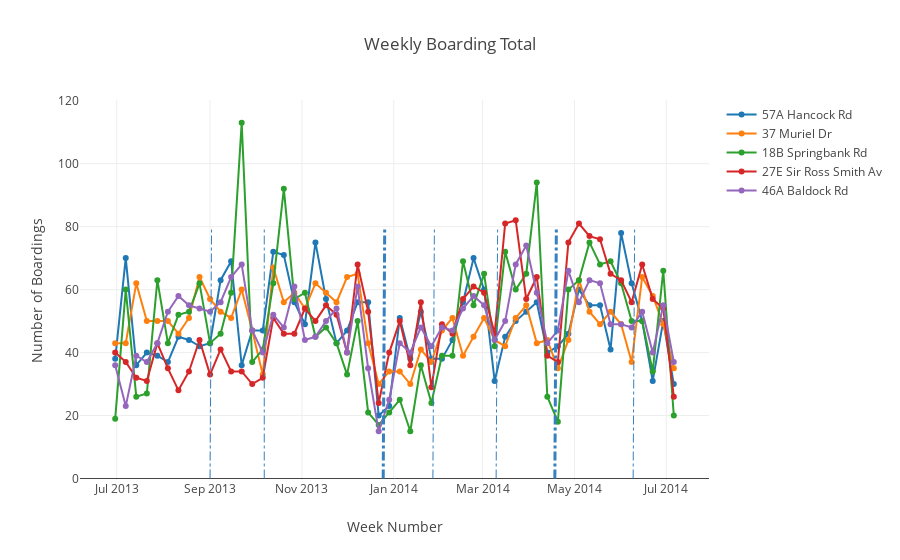

Here is the notebook cell this chart was saved with:
### Code cell
trace0 = go.Scatter(
    x = source_6['WeekBeginning'],
    y = source_6['NumberOfBoardings_sum'],mode = 'lines+markers',name = '57A Hancock Rd')
trace1 = go.Scatter(
    x = source_7['WeekBeginning'],
    y = source_7['NumberOfBoardings_sum'],mode = 'lines+markers',name = '37 Muriel Dr')
trace2 = go.Scatter(
    x = source_8['WeekBeginning'],
    y = source_8['NumberOfBoardings_sum'],mode = 'lines+markers',name = '18B Springbank Rd')
trace3 = go.Scatter(
    x = source_9['WeekBeginning'],
    y = source_9['NumberOfBoardings_sum'],mode = 'lines+markers',name = '27E Sir Ross Smith Av')
trace4 = go.Scatter(
    x = source_10['WeekBeginning'],
    y = source_10['NumberOfBoardings_sum'],mode = 'lines+markers',name = '46A Baldock Rd')

data = [trace0,trace1,trace2,trace3,trace4]
layout = dict(title = 'Weekly Boarding Total',
              xaxis = dict(title = 'Week Number'),
              yaxis = dict(title = 'Number of Boardings'),
              shapes = [{# Holidays Record: 2013-09-01
'type': 'line','x0': '2013-09-01','y0': 0,'x1': '2013-09-02','y1': 80,'line': {
        'color': 'rgb(55, 128, 191)','width': 1,'dash': 'dashdot'},},
              {# 2013-10-07
'type': 'line','x0': '2013-10-07','y0': 0,'x1': '2013-10-07','y1': 80,'line': {
        'color': 'rgb(55, 128, 191)','width': 1,'dash': 'dashdot'},},
              {# 2013-12-25
'type': 'line','x0': '2013-12-25','y0': 0,'x1': '2013-12-26','y1': 80,'line': {
        'color': 'rgb(55, 128, 191)','width': 3,'dash': 'dashdot'},},
              {# 2014-01-27
'type': 'line','x0': '2014-01-27','y0': 0,'x1': '2014-01-28','y1': 80,'line': {
        'color': 'rgb(55, 128, 191)','width': 1,'dash': 'dashdot'},},
              {# 2014-03-10
'type': 'line','x0': '2014-03-10','y0': 0,'x1': '2014-03-11','y1': 80,'line': {
        'color': 'rgb(55, 128, 191)','width': 1,'dash': 'dashdot'},},
              {# 2014-04-18
'type': 'line','x0': '2014-04-18','y0': 0,'x1': '2014-04-19','y1': 80,'line': {
        'color': 'rgb(55, 128, 191)','width': 3,'dash': 'dashdot'},},
              {# 2014-06-09
'type': 'line','x0': '2014-06-09','y0': 0,'x1': '2014-06-10','y1': 80,'line': {
        'color': 'rgb(55, 128, 191)','width': 1,'dash': 'dashdot'},},])
fig = dict(data=data, layout=layout)
iplot(fig)

### Figure 1 — Plotly figure (JSON) as saved in the notebook; plotly's stock layout.template omitted (floating-point values rounded to 4 significant figures)
{"data": [{"mode": "lines+markers", "name": "57A Hancock Rd", "type": "scatter", "uid": "66a0e032-5c26-11e9-bd91-3fa87cf33589", "x": ["2013-06-30", "2013-07-07", "2013-07-14", "2013-07-21", "2013-07-28", "2013-08-04", "2013-08-11", "2013-08-18", "2013-08-25", "2013-09-01", "2013-09-08", "2013-09-15", "2013-09-22", "2013-09-29", "2013-10-06", "2013-10-13", "2013-10-20", "2013-10-27", "2013-11-03", "2013-11-10", "2013-11-17", "2013-11-24", "2013-12-01", "2013-12-08", "2013-12-15", "2013-12-22", "2013-12-29", "2014-01-05", "2014-01-12", "2014-01-19", "2014-01-26", "2014-02-02", "2014-02-09", "2014-02-16", "2014-02-23", "2014-03-02", "2014-03-09", "2014-03-16", "2014-03-23", "2014-03-30", "2014-04-06", "2014-04-13", "2014-04-20", "2014-04-27", "2014-05-04", "2014-05-11", "2014-05-18", "2014-05-25", "2014-06-01", "2014-06-08", "2014-06-15", "2014-06-22", "2014-06-29", "2014-07-06"], "y": [38, 70, 36, 40, 39, 37, 45, 44, 42, 43, 63, 69, 36, 47, 47, 72, 71, 56, 49, 75, 57, 43, 47, 56, 56, 20, 23, 51, 38, 53, 38, 38, 44, 56, 70, 60, 31, 45, 50, 53, 56, 40, 42, 46, 60, 55, 55, 41, 78, 62, 50, 31, 50, 30]}, {"mode": "lines+markers", "name": "37 Muriel Dr", "type": "scatter", "uid": "66a0e2e4-5c26-11e9-bd91-3fa87cf33589", "x": ["2013-06-30", "2013-07-07", "2013-07-14", "2013-07-21", "2013-07-28", "2013-08-04", "2013-08-11", "2013-08-18", "2013-08-25", "2013-09-01", "2013-09-08", "2013-09-15", "2013-09-22", "2013-09-29", "2013-10-06", "2013-10-13", "2013-10-20", "2013-10-27", "2013-11-03", "2013-11-10", "2013-11-17", "2013-11-24", "2013-12-01", "2013-12-08", "2013-12-15", "2013-12-22", "2013-12-29", "2014-01-05", "2014-01-12", "2014-01-19", "2014-01-26", "2014-02-02", "2014-02-09", "2014-02-16", "2014-02-23", "2014-03-02", "2014-03-09", "2014-03-16", "2014-03-23", "2014-03-30", "2014-04-06", "2014-04-13", "2014-04-20", "2014-04-27", "2014-05-04", "2014-05-11", "2014-05-18", "2014-05-25", "2014-06-01", "2014-06-08", "2014-06-15", "2014-06-22", "2014-06-29", "2014-07-06"], "y": [43, 43, 62, 50, 50, 50, 46, 51, 64, 57, 53, 51, 60, 47, 33, 67, 56, 59, 54, 62, 59, 56, 64, 65, 43, 30, 34, 34, 30, 41, 37, 47, 51, 39, 45, 51, 44, 42, 51, 55, 43, 44, 35, 44, 63, 53, 49, 53, 49, 37, 64, 58, 49, 35]}, {"mode": "lines+markers", "name": "18B Springbank Rd", "type": "scatter", "uid": "66a0e474-5c26-11e9-bd91-3fa87cf33589", "x": ["2013-06-30", "2013-07-07", "2013-07-14", "2013-07-21", "2013-07-28", "2013-08-04", "2013-08-11", "2013-08-18", "2013-08-25", "2013-09-01", "2013-09-08", "2013-09-15", "2013-09-22", "2013-09-29", "2013-10-06", "2013-10-13", "2013-10-20", "2013-10-27", "2013-11-03", "2013-11-10", "2013-11-17", "2013-11-24", "2013-12-01", "2013-12-08", "2013-12-15", "2013-12-22", "2013-12-29", "2014-01-05", "2014-01-12", "2014-01-19", "2014-01-26", "2014-02-02", "2014-02-09", "2014-02-16", "2014-02-23", "2014-03-02", "2014-03-09", "2014-03-16", "2014-03-23", "2014-03-30", "2014-04-06", "2014-04-13", "2014-04-20", "2014-04-27", "2014-05-04", "2014-05-11", "2014-05-18", "2014-05-25", "2014-06-01", "2014-06-08", "2014-06-15", "2014-06-22", "2014-06-29", "2014-07-06"], "y": [19, 60, 26, 27, 63, 43, 52, 53, 62, 43, 46, 59, 113, 37, 41, 62, 92, 57, 59, 45, 48, 43, 33, 50, 21, 17, 21, 25, 15, 36, 24, 39, 39, 69, 55, 65, 42, 72, 60, 65, 94, 26, 18, 60, 63, 75, 68, 69, 62, 50, 50, 34, 66, 20]}, {"mode": "lines+markers", "name": "27E Sir Ross Smith Av", "type": "scatter", "uid": "66a0e5dc-5c26-11e9-bd91-3fa87cf33589", "x": ["2013-06-30", "2013-07-07", "2013-07-14", "2013-07-21", "2013-07-28", "2013-08-04", "2013-08-11", "2013-08-18", "2013-08-25", "2013-09-01", "2013-09-08", "2013-09-15", "2013-09-22", "2013-09-29", "2013-10-06", "2013-10-13", "2013-10-20", "2013-10-27", "2013-11-03", "2013-11-10", "2013-11-17", "2013-11-24", "2013-12-01", "2013-12-08", "2013-12-15", "2013-12-22", "2013-12-29", "2014-01-05", "2014-01-12", "2014-01-19", "2014-01-26", "2014-02-02", "2014-02-09", "2014-02-16", "2014-02-23", "2014-03-02", "2014-03-09", "2014-03-16", "2014-03-23", "2014-03-30", "2014-04-06", "2014-04-13", "2014-04-20", "2014-04-27", "2014-05-04", "2014-05-11", "2014-05-18", "2014-05-25", "2014-06-01", "2014-06-08", "2014-06-15", "2014-06-22", "2014-06-29", "2014-07-06"], "y": [40, 37, 32, 31, 43, 35, 28, 34, 44, 33, 41, 34, 34, 30, 32, 51, 46, 46, 54, 50, 55, 52, 40, 68, 53, 24, 40, 50, 36, 56, 29, 49, 46, 57, 61, 59, 46, 81, 82, 57, 64, 39, 37, 75, 81, 77, 76, 65, 63, 56, 68, 57, 54, 26]}, {"mode": "lines+markers", "name": "46A Baldock Rd", "type": "scatter", "uid": "66a0e730-5c26-11e9-bd91-3fa87cf33589", "x": ["2013-06-30", "2013-07-07", "2013-07-14", "2013-07-21", "2013-07-28", "2013-08-04", "2013-08-11", "2013-08-18", "2013-08-25", "2013-09-01", "2013-09-08", "2013-09-15", "2013-09-22", "2013-09-29", "2013-10-06", "2013-10-13", "2013-10-20", "2013-10-27", "2013-11-03", "2013-11-10", "2013-11-17", "2013-11-24", "2013-12-01", "2013-12-08", "2013-12-15", "2013-12-22", "2013-12-29", "2014-01-05", "2014-01-12", "2014-01-19", "2014-01-26", "2014-02-02", "2014-02-09", "2014-02-16", "2014-02-23", "2014-03-02", "2014-03-09", "2014-03-16", "2014-03-23", "2014-03-30", "2014-04-06", "2014-04-13", "2014-04-20", "2014-04-27", "2014-05-04", "2014-05-11", "2014-05-18", "2014-05-25", "2014-06-01", "2014-06-08", "2014-06-15", "2014-06-22", "2014-06-29", "2014-07-06"], "y": [36, 23, 39, 37, 43, 53, 58, 55, 54, 53, 56, 64, 68, 47, 40, 52, 48, 61, 44, 45, 50, 54, 40, 61, 35, 15, 25, 43, 40, 48, 42, 48, 47, 54, 58, 55, 44, 50, 68, 74, 59, 43, 47, 66, 56, 63, 62, 49, 49, 48, 53, 40, 55, 37]}], "layout": {"shapes": [{"line": {"color": "rgb(55, 128, 191)", "dash": "dashdot", "width": 1}, "type": "line", "x0": "2013-09-01", "x1": "2013-09-02", "y0": 0, "y1": 80}, {"line": {"color": "rgb(55, 128, 191)", "dash": "dashdot", "width": 1}, "type": "line", "x0": "2013-10-07", "x1": "2013-10-07", "y0": 0, "y1": 80}, {"line": {"color": "rgb(55, 128, 191)", "dash": "dashdot", "width": 3}, "type": "line", "x0": "2013-12-25", "x1": "2013-12-26", "y0": 0, "y1": 80}, {"line": {"color": "rgb(55, 128, 191)", "dash": "dashdot", "width": 1}, "type": "line", "x0": "2014-01-27", "x1": "2014-01-28", "y0": 0, "y1": 80}, {"line": {"color": "rgb(55, 128, 191)", "dash": "dashdot", "width": 1}, "type": "line", "x0": "2014-03-10", "x1": "2014-03-11", "y0": 0, "y1": 80}, {"line": {"color": "rgb(55, 128, 191)", "dash": "dashdot", "width": 3}, "type": "line", "x0": "2014-04-18", "x1": "2014-04-19", "y0": 0, "y1": 80}, {"line": {"color": "rgb(55, 128, 191)", "dash": "dashdot", "width": 1}, "type": "line", "x0": "2014-06-09", "x1": "2014-06-10", "y0": 0, "y1": 80}], "title": "Weekly Boarding Total", "xaxis": {"title": "Week Number"}, "yaxis": {"title": "Number of Boardings"}}}
